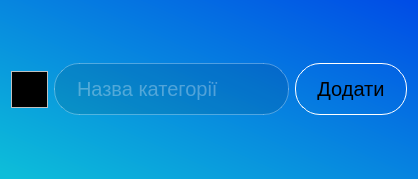
<?xml version="1.0" encoding="UTF-8"?>
<ui version="4.0">
 <class>AddCategoryDialog</class>
 <widget class="QDialog" name="AddCategoryDialog">
  <property name="geometry">
   <rect>
    <x>0</x>
    <y>0</y>
    <width>418</width>
    <height>179</height>
   </rect>
  </property>
  <property name="minimumSize">
   <size>
    <width>418</width>
    <height>179</height>
   </size>
  </property>
  <property name="maximumSize">
   <size>
    <width>418</width>
    <height>179</height>
   </size>
  </property>
  <property name="windowTitle">
   <string>Додавання категорії</string>
  </property>
  <property name="styleSheet">
   <string notr="true">QDialog{
	background: qlineargradient(spread:pad, x1:0, y1:0.960227, x2:1, y2:0, stop:0 rgba(13, 189, 217, 255), stop:1 rgba(0, 75, 230, 255))
}

#addCategoryButton{
 height: 50px;
 width: 110px;
 border-radius: 25px;
 background: transparent;
 border: 1px solid white;
 font-size: 20px;
}

#addCategoryButton::hover{
 background: rgb(88, 153, 255);
 border-style: none;
}

QLineEdit{
 	border: 1px solid rgba(255,255,255,0.3);
 	background: rgba(0,0,0,0.1);
 	height: 50px;
 	border-radius: 25px;
 	font-size: 20px;
 	padding: 0 20px;
 	color: rgba(255,255,255,0.6);
}

#colorPicker{
	height:35px;
	width:35px;
	background:black;
	border:1px solid silver;
}</string>
  </property>
  <layout class="QHBoxLayout" name="horizontalLayout">
   <item>
    <widget class="QPushButton" name="colorPicker">
     <property name="text">
      <string/>
     </property>
    </widget>
   </item>
   <item>
    <widget class="QLineEdit" name="categoryNameInput">
     <property name="focusPolicy">
      <enum>Qt::ClickFocus</enum>
     </property>
     <property name="placeholderText">
      <string>Назва категорії</string>
     </property>
    </widget>
   </item>
   <item>
    <widget class="QPushButton" name="addCategoryButton">
     <property name="text">
      <string>Додати</string>
     </property>
    </widget>
   </item>
  </layout>
 </widget>
 <resources/>
 <connections/>
</ui>
